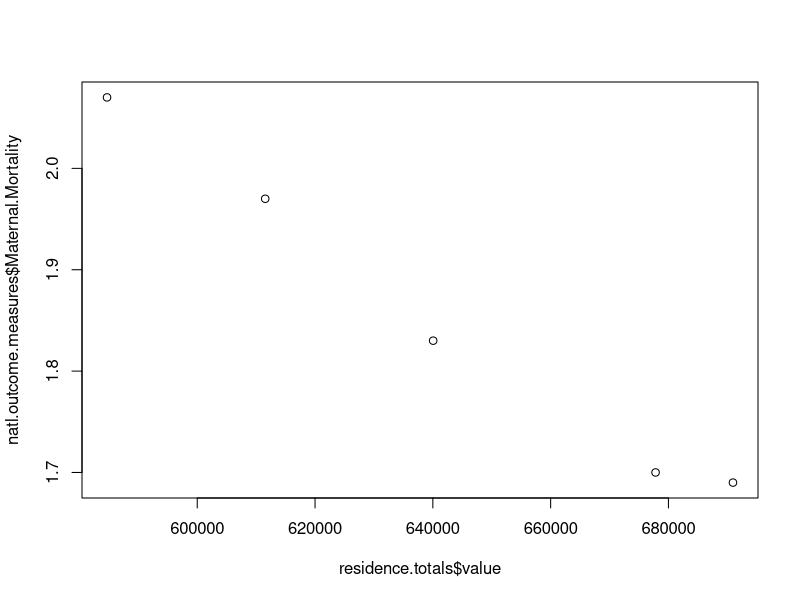

Here is the R script that generated this plot:
## Analysis file
#

# Needed libraries
library(readr)
library(tidyr)
library(lubridate)
library(tibble)
library(ggplot2)
library(dplyr)


# Read in data
abortions.by.residence <- read_csv('Data/abortion.by.residence.csv')
abortions.by.service <- read_csv('Data/abortion.by.service.csv')
natl.outcome.measures <- read_csv('Data/natl.outcome.measures.csv') %>%
    select(year,
           (1:4)) %>%
    rename(Year = year) %>%
    mutate(Year = make_date(Year))


###################
### Format data ###
###################

## Sum abortion data ##

residence.totals <- colSums(abortions.by.residence[, -1], na.rm = T) %>%
    as_tibble() %>%
    rownames_to_column(var = 'Year') %>%
    mutate(Year = make_date(Year),
           summation = 'State of Residence')

service.totals <- colSums(abortions.by.service[, -1], na.rm = T) %>%
    as_tibble() %>%
    rownames_to_column(var = 'Year') %>%
    mutate(Year = make_date(Year),
           summation = 'State of Service')

all.totals <- bind_rows(residence.totals, service.totals) %>%
    arrange(Year)


## Create long data ##

# NATL data over time
natl.long <- natl.outcome.measures %>%
    gather('Metric', 'Rate', 2:5)

# Abortions by state of residence over time
ab.res.long <- abortions.by.residence %>%
    gather('Year', 'value', -1)

# Abortions by state of service over time
ab.srv.long <- abortions.by.service %>%
    gather('Year', 'value', -1)


#####################
### Create graphs ###
#####################

## Summary plots ##

# NATL data over time
g.natl.summary <- ggplot(data = natl.long,
                         aes(x = Year,
                             y = Rate,
                             color = Metric,
                             group = Metric)) +
    geom_line(size = 1) +
    geom_point(size = 2) +
    labs(title = 'NATL Outcome Metrics over Time',
         x = 'Year',
         y = 'Rate (per 10,000 people)')


# Abortion totals over time
g.ab.tot.summary <- ggplot(data = all.totals,
                           aes(x = Year,
                               y = value,
                               color = summation,
                               group = summation)) +
    geom_line(size = 1) +
    geom_point(size = 2) +
    labs(title = 'Number of Abortions over Time',
         subtitle = 'Total abortions; grouped by summation method',
         x = 'Year',
         y = 'Number')


# Abortions by state of residence over time
g.ab.res.summary <- ggplot(data = ab.res.long,
                           aes(x = Year,
                               y = value,
                               color = State,
                               group = State)) +
    geom_line(size = 1) +
    geom_point(size = 2) +
    labs(title = 'Number of Abortions over Time',
         subtitle = 'For state of residence; grouped by state',
         x = 'Year',
         y = 'Number')


# Abortions by state of service over time
g.ab.srv.summary <- ggplot(data = ab.srv.long,
                           aes(x = Year,
                               y = value,
                               color = State,
                               group = State)) +
    geom_line(size = 1) +
    geom_point(size = 2) +
    labs(title = 'Number of Abortions over Time',
         subtitle = 'For state of service; grouped by state',
         x = 'Year',
         y = 'Number')


## Covariate graphs ##

plot(residence.totals$value, natl.outcome.measures$Maternal.Mortality)


############################
### Statistical analysis ###
############################

## Basic correlation tests ##

cor.test(residence.totals$value, natl.outcome.measures$Maternal.Mortality)

